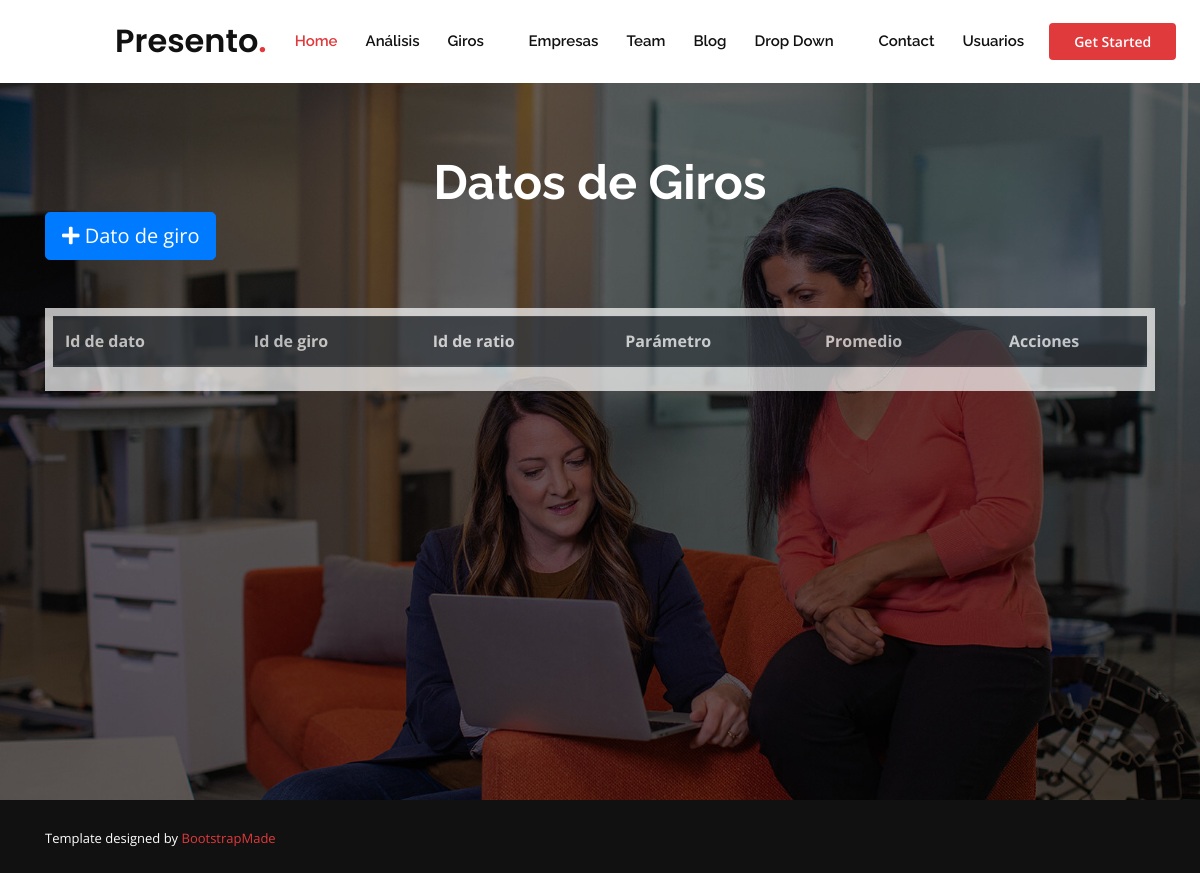
The page /Giro/Datos on the database as committed earlier.
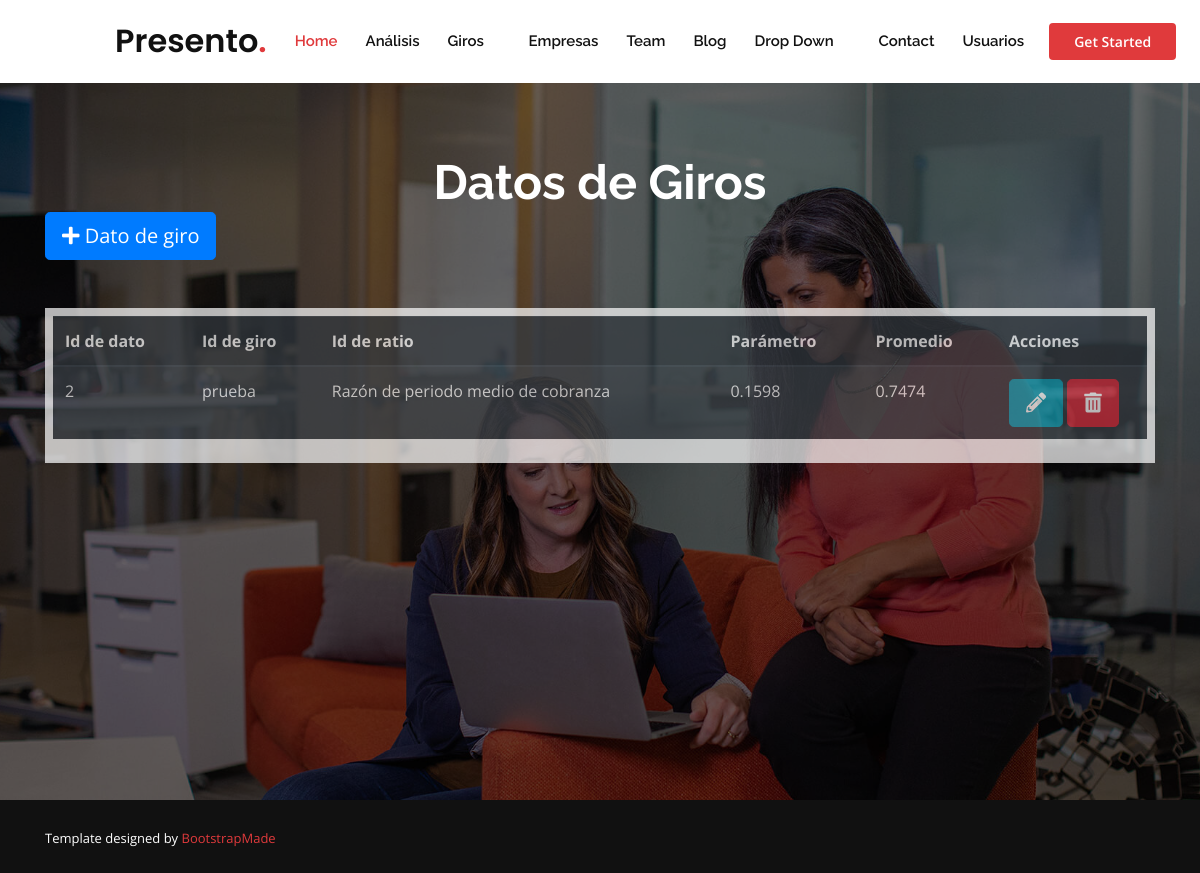
The same page on the database as committed later.
### Giro/models.py (models this page shows, shortened)
class DatoGiro(models.Model):
    idDato = models.AutoField(primary_key=True)
    idGiro = models.ForeignKey(Giro, on_delete = models.CASCADE)
    idRatio = models.ForeignKey(Ratios, on_delete = models.CASCADE)
    valorParametro = models.FloatField(default=0)
    valorPromedio = models.FloatField(default=0)
    class Meta:
        unique_together = ("idGiro", "idRatio")

class Giro(models.Model):
    SECTOR = (
        ('SP', 'Sector primario'),
        ('SS', 'Sector secundario'),
        ('ST', 'Sector terciario'),
    )
    idGiro = models.PositiveIntegerField(primary_key=True, validators=[MinValueValidator(1), MaxValueValidator(99)])
    nombreGiro = models.CharField(max_length=100)
    sector = models.CharField(choices=SECTOR, max_length=2)
    def __str__(self):
        return  self.nombreGiro

### Analisis/models.py (models this page shows)
class Ratios(models.Model):
    idRatio = models.PositiveIntegerField(primary_key=True)
    categoria = models.CharField(max_length=50)
    nomRatio = models.CharField(max_length=50)
    def __str__(self):
        return self.nomRatio

### Giro/views.py (the view)
# urls.py: path('Datos', MostrarDatos.as_view(), name = 'AdministrarDatos'),
class MostrarDatos(ListView):
    model = DatoGiro
    template_name = 'Giro/AdministrarDato.html'

### templates/Giro/AdministrarDato.html (shortened to what this page needs)
{% extends 'Base/base.html' %}
{% block content %}
<div class="scrolling-box">
  <div class="container-fluid">
    <div class="row align-items-start">
      <div class="col-sm" align="center">
        <div class="row" align="center">
        <div class="col-lg-12 col-md col-sm col-xs mt-4">
          <div class="container col-sm text-center">
            <div class="container col-sm text-center mt-5" width="50%">
              <strong><h1>Datos de Giros</h1></strong>
              <div class="row container">
                <a class="btn btn-primary btn-lg" href="{% url 'Giro:CrearDato' %}"><i class="fas fa-plus"></i> Dato de giro</a>
              </div>
              <div class="mt-5" style="background: rgb(255, 255, 255); opacity: 70%; padding: 8px;" align="center">
              <table id="datosTable" class="table table-striped table-dark">
                <thead class="table-dark">
                  <tr>
                    <th scope="col" align="center">Id de dato</th>
                    <th scope="col" align="center">Id de giro</th>
                    <th scope="col" align="center">Id de ratio</th>
                    <th scope="col">Parámetro</th>
                    <th scope="col">Promedio</th>
                    <th scope="col" width="150px">Acciones</th>
                  </tr>
                </thead>
                <tbody>
                  {% for row in object_list%}
                    <tr>
                      <td>{{ row.idDato}}</td>
                      <td>{{ row.idGiro}}</td>
                      <td>{{ row.idRatio}}</td>
                      <td>{{ row.valorParametro}}</td>
                      <td>{{ row.valorPromedio}}</td>
                      <td>
                        <a href="{% url 'Giro:ModificarDato' row.pk %}" class="btn-info btn btn-lg">
                          <i class="fas fa-pencil-alt"></i>
                        </a>
                        <button class="btn-danger btn btn-lg" data-toggle='modal' data-target='#deleteModal' data-pk='{{ row.pk }}'>
                          <i class="fas fa-trash-alt"></i>
                        </button>
                      </td>
                    </tr>
                  {% endfor %}
                </tbody>
              </table>
              </div>
            </div>
          </div>
        </div>
        </div>
      </div>
    </div>
  </div>
</div>
{% endblock %}

Rows that differ between the two databases and show on the page:
added DatoGiro: idDato "2", idGiro "prueba", idRatio "Razón de periodo medio de cobranza", valorParametro "0.1598", valorPromedio "0.7474"
